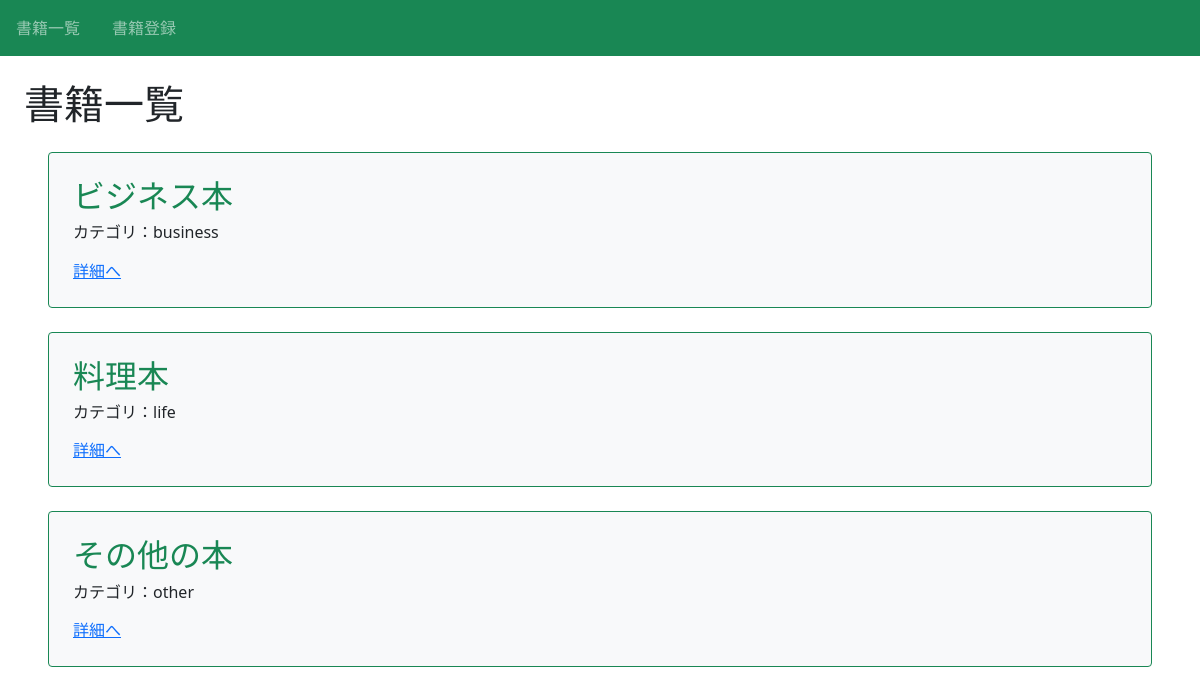
The app's page /, older data.
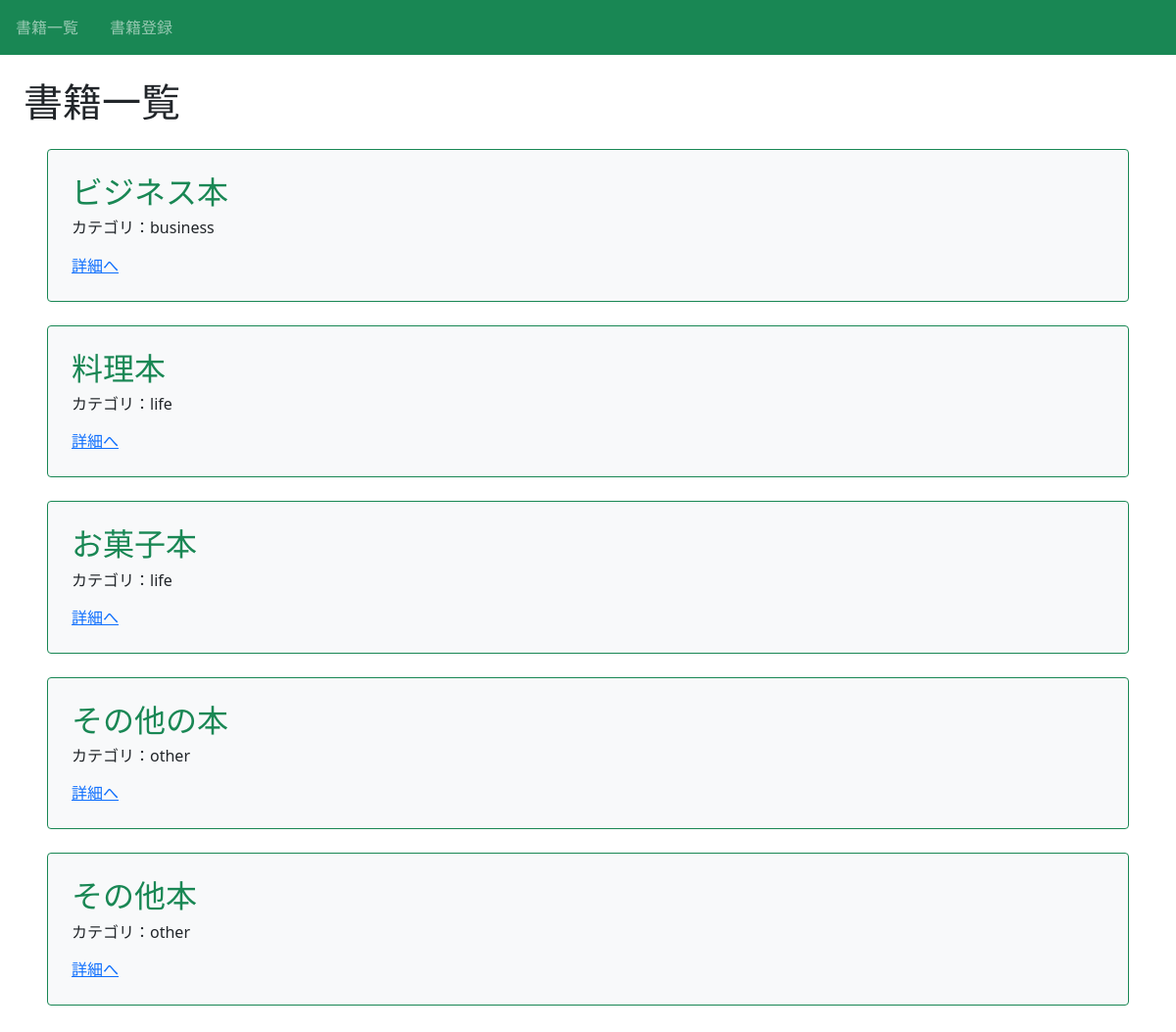
The same page, newer data.
### book/models.py (models this page shows, shortened)
class Book(models.Model):
    title=models.CharField(max_length=100)
    text=models.TextField()
    category=models.CharField(
        max_length=100,
        choices=CATEGORY
        )

### book/views.py (the view)
# urls.py: path('',views.index_view,name='index'),
def index_view(request):
    object_list=Book.objects.order_by('category')
    return render(request, 'book/index.html',{'object_list': object_list})

### book/templates/book/index.html (shortened to what this page needs)
{% extends 'base.html' %}
{% block h1 %}書籍一覧{% endblock %}
{% block content %}
    {% for item in object_list %}
    <div class="p-4 m-4 bg-light border border-success rounded">
        <h2 class="text-success">{{ item.title }}</h2>
        <h6>カテゴリ：{{ item.category }}</h6>
        <div class="mt-3">
            <a href="{% url 'detail-book' item.pk %}">詳細へ</a>
        </div>
    </div>
    {% endfor %}
{% endblock content %}

### templates/base.html (shortened to what this page needs)
<!doctype html>
<html lang="en">
    <head>
        <link href="https://cdn.jsdelivr.net/npm/bootstrap@5.1.3/dist/css/bootstrap.min.css" rel="stylesheet">
    </head>
    <body>
        <nav class="navbar navbar-dark bg-success sticky-top">
            <div class="navbar-nav d-flex flex-row">
                <a class="nav-link mx-3" href="{% url 'list-book' %}">書籍一覧</a>
                <a class="nav-link mx-3" href="{% url 'create-book' %}">書籍登録</a>
            </div>
        </nav>
        <div class='p-4'>
            <h1>{% block h1 %}{% endblock %}</h1>
            {% block content %}{% endblock content %}
        </div>
    </body>
</html>

Row changes from the older to the newer data that the page shows:
added Book: title "お菓子本", category "life"
added Book: title "その他本", category "other"
